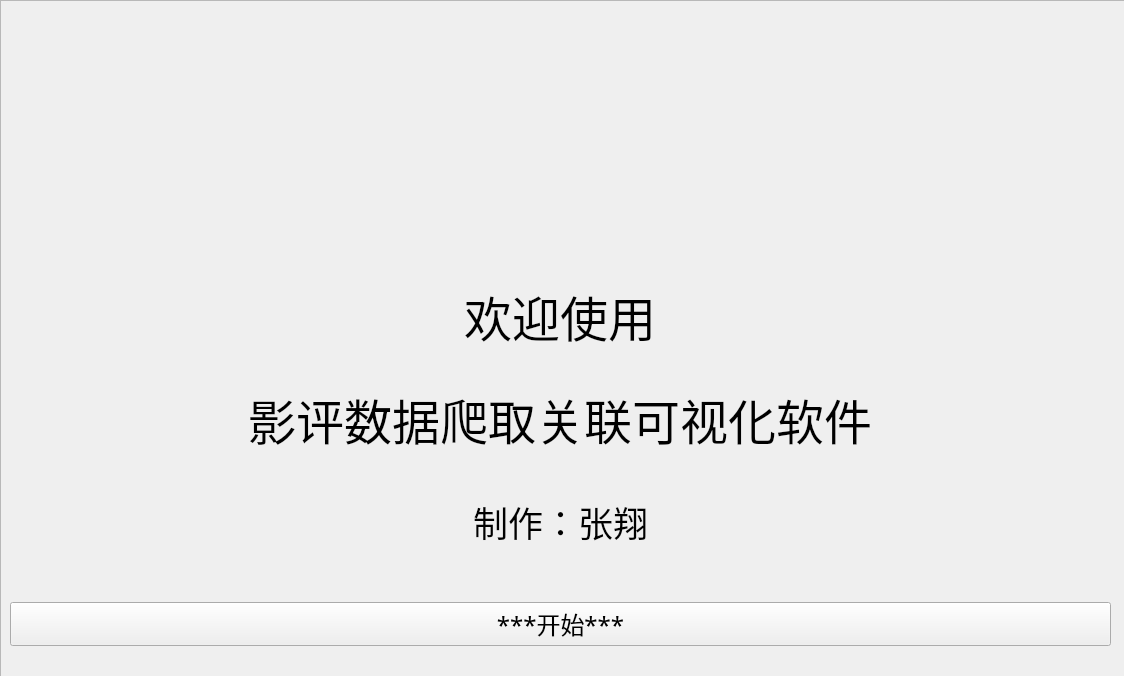
<?xml version="1.0" encoding="UTF-8"?>
<ui version="4.0">
 <class>Form</class>
 <widget class="QWidget" name="Form">
  <property name="geometry">
   <rect>
    <x>0</x>
    <y>0</y>
    <width>1124</width>
    <height>676</height>
   </rect>
  </property>
  <property name="font">
   <font>
    <family>Agency FB</family>
    <pointsize>8</pointsize>
   </font>
  </property>
  <property name="windowTitle">
   <string>Wlcome_Window_Main</string>
  </property>
  <property name="styleSheet">
   <string notr="true"/>
  </property>
  <widget class="QFrame" name="frame_3">
   <property name="geometry">
    <rect>
     <x>0</x>
     <y>0</y>
     <width>1131</width>
     <height>681</height>
    </rect>
   </property>
   <property name="styleSheet">
    <string notr="true">border-image:url(:/MainBG/image/1.png);
</string>
   </property>
   <property name="frameShape">
    <enum>QFrame::StyledPanel</enum>
   </property>
   <property name="frameShadow">
    <enum>QFrame::Raised</enum>
   </property>
  </widget>
  <widget class="QWidget" name="verticalLayoutWidget">
   <property name="geometry">
    <rect>
     <x>0</x>
     <y>260</y>
     <width>1121</width>
     <height>421</height>
    </rect>
   </property>
   <layout class="QVBoxLayout" name="verticalLayout">
    <property name="spacing">
     <number>10</number>
    </property>
    <property name="leftMargin">
     <number>10</number>
    </property>
    <property name="topMargin">
     <number>10</number>
    </property>
    <property name="rightMargin">
     <number>10</number>
    </property>
    <property name="bottomMargin">
     <number>10</number>
    </property>
    <item alignment="Qt::AlignHCenter">
     <widget class="QLabel" name="label">
      <property name="font">
       <font>
        <family>腾祥魅黑简</family>
        <pointsize>36</pointsize>
       </font>
      </property>
      <property name="text">
       <string>欢迎使用</string>
      </property>
     </widget>
    </item>
    <item alignment="Qt::AlignHCenter">
     <widget class="QLabel" name="label_2">
      <property name="font">
       <font>
        <family>腾祥魅黑简</family>
        <pointsize>36</pointsize>
       </font>
      </property>
      <property name="text">
       <string>影评数据爬取关联可视化软件</string>
      </property>
     </widget>
    </item>
    <item alignment="Qt::AlignHCenter">
     <widget class="QLabel" name="label_3">
      <property name="font">
       <font>
        <family>腾祥魅黑简</family>
        <pointsize>26</pointsize>
       </font>
      </property>
      <property name="text">
       <string>制作：张翔</string>
      </property>
     </widget>
    </item>
    <item alignment="Qt::AlignVCenter">
     <widget class="QPushButton" name="pushButton">
      <property name="font">
       <font>
        <family>经典繁毛楷</family>
        <pointsize>18</pointsize>
       </font>
      </property>
      <property name="text">
       <string>***开始***</string>
      </property>
     </widget>
    </item>
   </layout>
  </widget>
  <action name="action1">
   <property name="text">
    <string>1</string>
   </property>
   <property name="toolTip">
    <string>1</string>
   </property>
  </action>
 </widget>
 <resources>
  <include location="images.qrc"/>
 </resources>
 <connections/>
</ui>
